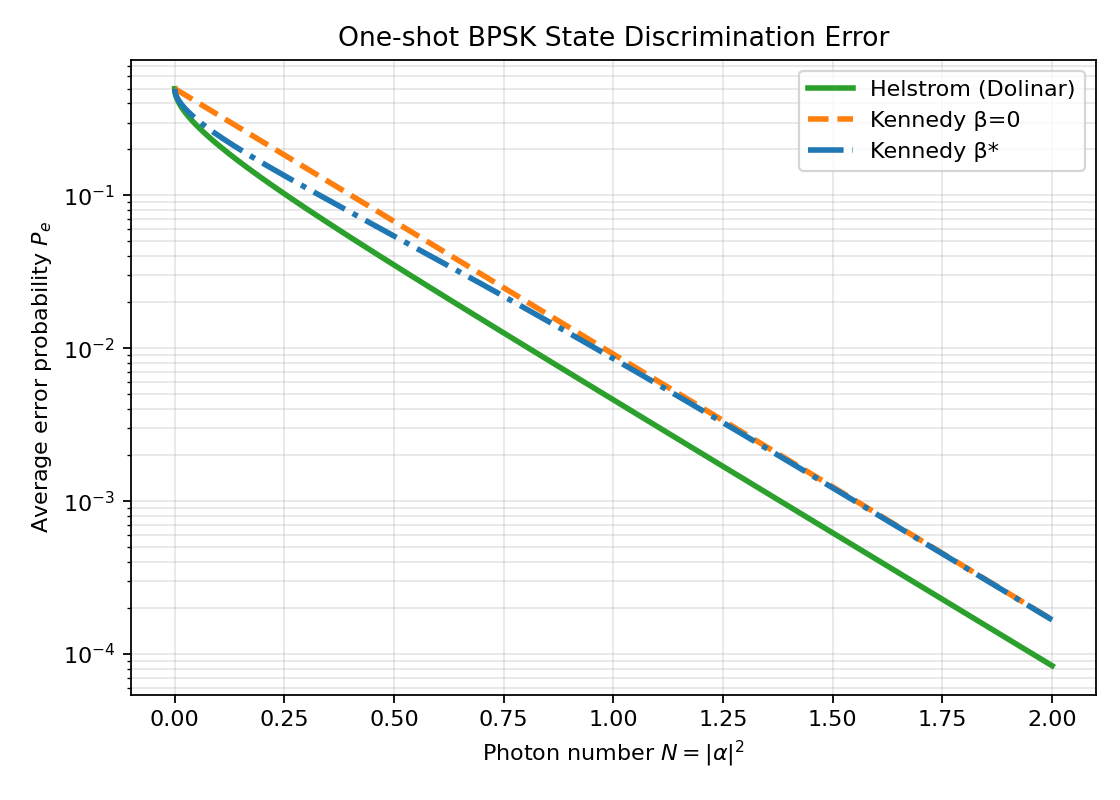

Recreate this plot in Python.
# kennedy_error_min.py
# Reproduce/extend "Programming the Kennedy Receiver for Capacity Maximization"
# Part 2: Minimizing one-shot error probability for the Kennedy receiver (equal priors)

import numpy as np
import torch
import matplotlib.pyplot as plt
import csv

# ---------------------------
# Helstrom bound (Dolinar)
# ---------------------------

def helstrom_error(N, p=0.5):
    """Helstrom minimum error probability for BPSK coherent states."""
    return 0.5 * (1 - np.sqrt(1 - 4 * p * (1 - p) * np.exp(-4 * N)))

# ---------------------------
# Kennedy average error probability
# ---------------------------

def P_error_np(N, beta, p=0.5):
    """Average error probability for Kennedy receiver (NumPy)."""
    alpha = np.sqrt(N)
    q0 = np.exp(-beta**2)
    q1 = np.exp(-(2 * alpha + beta)**2)
    return (1 - p) * (1 - q0) + p * q1

def P_error_torch(N_t, beta_t, p_t):
    """Average error probability for Kennedy receiver (Torch, autograd)."""
    alpha_t = torch.sqrt(N_t)
    q0 = torch.exp(-beta_t**2)
    q1 = torch.exp(-(2 * alpha_t + beta_t)**2)
    return (1 - p_t) * (1 - q0) + p_t * q1

# ---------------------------
# Minimize Pe over β (p fixed)
# ---------------------------

def minimize_Pe_beta(N, p=0.5, restarts=4, steps=1000, lr=0.001, seed=0,
                     device="cuda:0", init=None, patience=300, verbose=True):
    """
    For a single N, minimize one-shot error probability P_e over real β using Torch/Adam.
    Keeps p fixed (default 0.5).
    Returns best_Pe, best_beta
    """
    torch.manual_seed(seed)
    N_t = torch.tensor(float(N), dtype=torch.double, device=device)
    p_t = torch.tensor(float(p), dtype=torch.double, device=device)

    best_Pe = 1.0
    best_beta = 0.0

    for r in range(restarts):
        # ----- Initialization -----
        if init is not None and r == 0:
            beta = torch.tensor(init["beta"], dtype=torch.double, device=device)
            if verbose:
                print(f"Warm start: β={init['beta']:.4f}")
        else:
            beta = torch.randn((), dtype=torch.double, device=device) * 0.5

        beta.requires_grad_(True)

        opt = torch.optim.Adam([beta], lr=lr)
        scheduler = torch.optim.lr_scheduler.ExponentialLR(opt, gamma=0.995)

        best_Pe_r = 1.0
        best_beta_r = float(beta.item())
        no_improve = 0

        # ----- Optimization Loop -----
        for t in range(steps):
            Pe = P_error_torch(N_t, beta, p_t)
            opt.zero_grad()
            Pe.backward()
            opt.step()

            # LR decay
            if (t + 1) % 50 == 0:
                scheduler.step()

            Pe_val = Pe.item()
            if Pe_val < best_Pe_r:
                best_Pe_r = Pe_val
                best_beta_r = float(beta.item())
                no_improve = 0
            else:
                no_improve += 1

            if verbose and (t + 1) % 300 == 0:
                print(f"[N={N:.3f}] Step {t+1}/{steps} | β={beta.item():.5f}, Pe={Pe_val:.7e}")

            if no_improve > patience:
                if verbose:
                    print(f"  → Early stop at step {t+1}")
                break

        # End restart
        if best_Pe_r < best_Pe:
            best_Pe = best_Pe_r
            best_beta = best_beta_r

        if verbose:
            print(f"Restart {r+1}/{restarts}: Pe={best_Pe_r:.6e}, β={best_beta_r:.5f}")

    if verbose:
        print(f"N={N:.4f} | best_Pe={best_Pe:.7e}, β*={best_beta:.5f}")

    return best_Pe, best_beta


# ---------------------------
# Main sweep over N, plotting, CSV
# ---------------------------

def main():
    # Photon number range (log spacing helps visualize small-N behavior)
    N_vals = np.linspace(1e-6, 2.0, 10000)
    device = "cuda:0"  # or "cpu"

    Pe_helstrom = helstrom_error(N_vals)
    Pe_kennedy0 = P_error_np(N_vals, beta=0.0, p=0.5)  # classical Kennedy
    Pe_kennedy_opt = []
    beta_star = []
    init = None

    for idx, N in enumerate(N_vals):
        Pe_best, beta_best = minimize_Pe_beta(
            N,
            p=0.5,
            restarts=4,
            steps=1000,
            lr=0.001,
            seed=1234,
            device=device,
            init=init,
            patience=300,
            verbose=False
        )
        Pe_kennedy_opt.append(Pe_best)
        beta_star.append(beta_best)
        init = {"beta": beta_best}

        if idx % 50 == 0:
            print(f"Progress: {idx}/{len(N_vals)} (N={N:.4f})")

    Pe_kennedy_opt = np.array(Pe_kennedy_opt)
    beta_star = np.array(beta_star)

    # Save CSV
    with open("kennedy_error_results.csv", "w", newline="") as f:
        w = csv.writer(f)
        w.writerow(["N", "Helstrom_Pe", "Kennedy_beta0", "Kennedy_opt", "beta_star"])
        for i in range(len(N_vals)):
            w.writerow([float(N_vals[i]), float(Pe_helstrom[i]),
                        float(Pe_kennedy0[i]), float(Pe_kennedy_opt[i]),
                        float(beta_star[i])])

    # ----- Plot Pe vs N -----
    plt.figure(figsize=(7,5))
    plt.semilogy(N_vals, Pe_helstrom, label="Helstrom (Dolinar)", lw=2.5, color="C2")
    plt.semilogy(N_vals, Pe_kennedy0, "--", label="Kennedy β=0", lw=2.5, color="C1")
    plt.semilogy(N_vals, Pe_kennedy_opt, "-.", label="Kennedy β*", lw=2.5, color="C0")
    plt.xlabel(r"Photon number $N = |\alpha|^2$")
    plt.ylabel(r"Average error probability $P_e$")
    plt.title("One-shot BPSK State Discrimination Error")
    plt.legend()
    plt.grid(True, which="both", alpha=0.3)
    plt.tight_layout()
    plt.savefig("kennedy_error_curves.png", dpi=160)

    # ----- Plot β*(N) -----
    plt.figure(figsize=(7,4))
    plt.plot(N_vals, beta_star, lw=2.0)
    plt.xlabel("N = |α|²")
    plt.ylabel("β* minimizing $P_e$")
    plt.title("Optimal Kennedy Displacement β* vs Photon Number (Error Minimization)")
    plt.grid(True, alpha=0.3)
    plt.tight_layout()
    plt.savefig("kennedy_error_beta_star.png", dpi=160)

    print("Saved:")
    print("  kennedy_error_results.csv")
    print("  kennedy_error_curves.png")
    print("  kennedy_error_beta_star.png")


if __name__ == "__main__":
    main()
